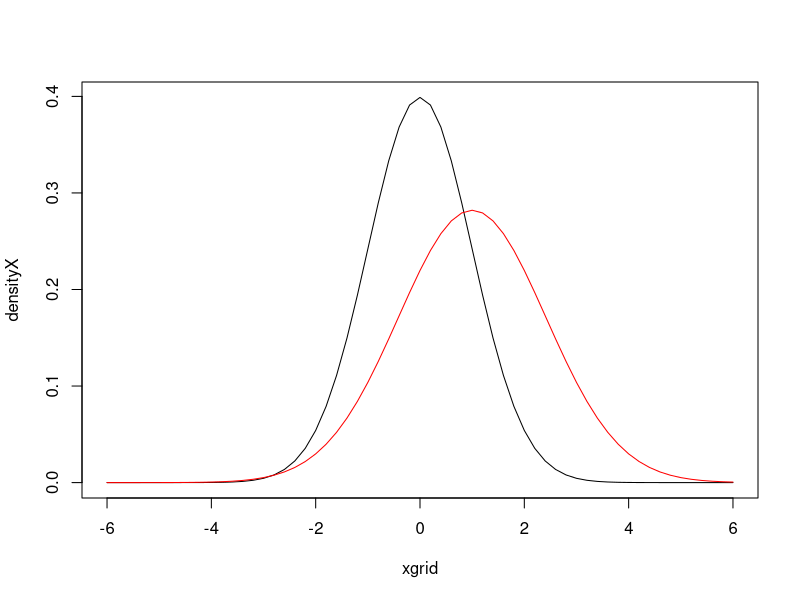

Write the R code that produced this figure.
## Problem set 3
## Problem 1

## a)
xgrid <- seq(from = -6, to = 6, by =0.2)

## X ~ N(0, 1)
## Y ~ N(1, 2)

## b, c and d)
## Computes the density function of the standard normal
## distribution for each value in xgrid

densityX <- dnorm(xgrid, mean = 0, sd = 1)

## Computes the value of the density function of
## a normal distribution with mean 1 and standard
## deviation sqrt(2) (i.e. variance equal to 2)

densityY <- dnorm(xgrid, mean = 1, sd = sqrt(2))

## Create an empty plot
plot(
  xgrid,
  densityX,
  type = "n"
)


## Draw lines in the plot with
## x-coordinates equal to xgrid and y-coordinates
## equal to densityX
lines(
  xgrid, 
  densityX
)

## Draw lines for the density of Y
lines(
  xgrid, 
  densityY,
  col = "red"
)

## e)

## P(X < -1)
pnorm(-1)

## P(Y > 2)
1 - pnorm(2, mean = 1, sd = sqrt(2))

## P(-1 < X < 1)
pnorm(1) - pnorm(-1)

## f)
## P(X < ???) = 0.05
qnorm(0.05)

## P(Y < ???) = 0.05
qnorm(0.05, mean = 1, sd = sqrt(2))

## g)
## P(X < ???) = 0.975
qnorm(0.975)

## P(Y < ???) = 0.975
qnorm(0.975, mean = 1, sd = sqrt(2))

## h)
## NOTE: the results below will be different
## after every run of the rnorm function here
## (we are selecting _random_ smaples)

x <- rnorm(n = 10, 0, 1)
y <- rnorm(n = 10, 1, sqrt(2))

## i)
mean(x)

## j)
tStat <- (mean(x) - 0) / sqrt(var(x) / 10)
tStat

## Critical values (95% significance level <=> 5% error probability)
qt(0.025, df = 10 - 1)
qt(0.975, df = 10 - 1)

## Compare the value of the test-statistic
## with the critical values
## You reject the null hypothesis at the 95% significance
## level if the test-statistic is greater than the upper
## critical value or if it is less than the lower critical
## value

## Alternatively, you can use the t.test function
## to perform the test
t.test(x)

## k)
mean(y)

## l)
t.test(y)
